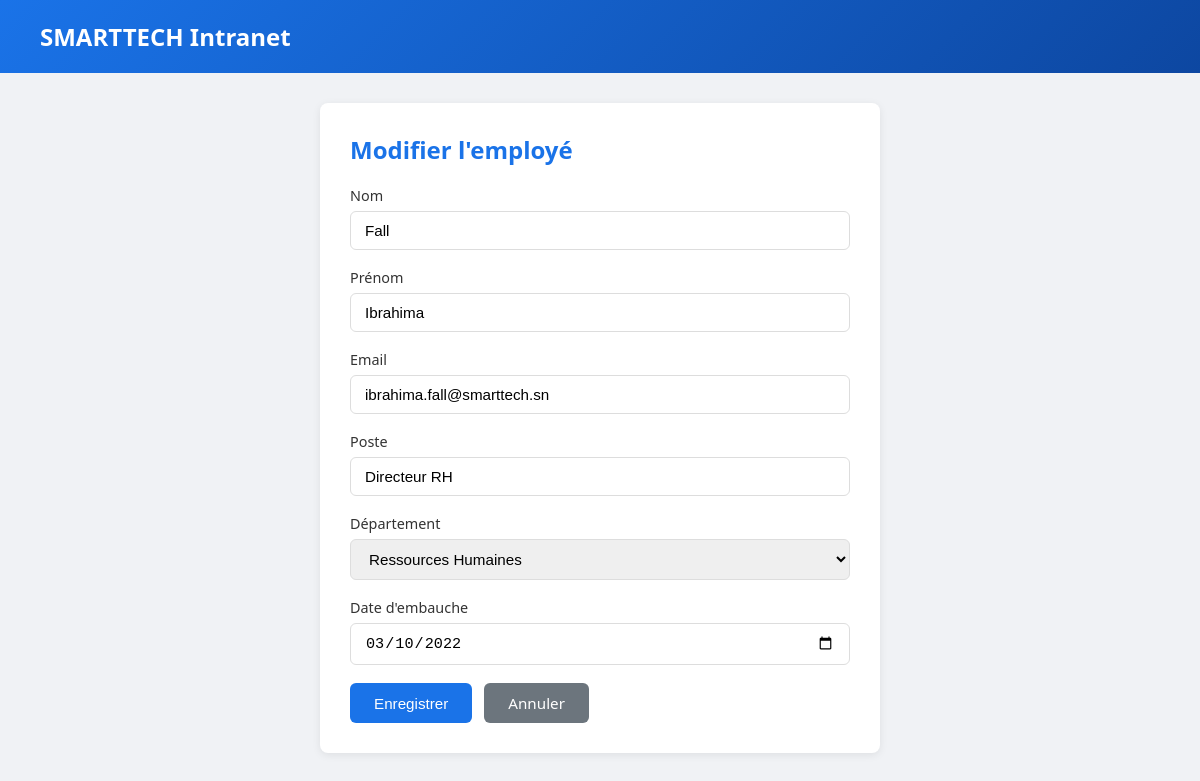
The page /form.php?id=3 on the database its author committed.
### tables this page shows
CREATE TABLE IF NOT EXISTS employes (
    id          INT AUTO_INCREMENT PRIMARY KEY,
    nom         VARCHAR(100) NOT NULL,
    prenom      VARCHAR(100) NOT NULL,
    email       VARCHAR(150) NOT NULL UNIQUE,
    poste       VARCHAR(100) NOT NULL,
    departement ENUM('Informatique','Ressources Humaines','Finance','Marketing','Direction') NOT NULL,
    date_embauche DATE NOT NULL,
    created_at  TIMESTAMP DEFAULT CURRENT_TIMESTAMP,
    updated_at  TIMESTAMP DEFAULT CURRENT_TIMESTAMP ON UPDATE CURRENT_TIMESTAMP
);

### includes/employes.php (called while the page is built, shortened)
<?php
function getEmployeById(int $id): ?array {
    $db = getDB();
    $stmt = $db->prepare("SELECT * FROM employes WHERE id = ?");
    $stmt->execute([$id]);
    $result = $stmt->fetch();
    return $result ?: null;
}

### public/form.php (the view, shortened to what this page needs)
<?php
require_once __DIR__ . '/../includes/employes.php';
$id = isset($_GET['id']) ? (int)$_GET['id'] : 0;
$employe = $id > 0 ? getEmployeById($id) : null;
$isEdit = $employe !== null;
$errors = [];
if ($_SERVER['REQUEST_METHOD'] === 'POST') {
    $data = [
        'nom'           => trim($_POST['nom'] ?? ''),
        'prenom'        => trim($_POST['prenom'] ?? ''),
        'email'         => trim($_POST['email'] ?? ''),
        'poste'         => trim($_POST['poste'] ?? ''),
        'departement'   => $_POST['departement'] ?? '',
        'date_embauche' => $_POST['date_embauche'] ?? '',
    ];
    if (empty($data['nom']))           $errors[] = "Le nom est requis.";
    if (empty($data['prenom']))        $errors[] = "Le prénom est requis.";
    if (!filter_var($data['email'], FILTER_VALIDATE_EMAIL)) $errors[] = "Email invalide.";
    if (empty($data['poste']))         $errors[] = "Le poste est requis.";
    if (empty($data['departement']))   $errors[] = "Le département est requis.";
    if (empty($data['date_embauche'])) $errors[] = "La date d'embauche est requise.";
    if (empty($errors)) {
        try {
            if ($isEdit) {
                updateEmploye($id, $data);
                header("Location: index.php?msg=updated");
            } else {
                createEmploye($data);
                header("Location: index.php?msg=created");
            }
            exit;
        } catch (Exception $e) {
            $errors[] = "Erreur : " . $e->getMessage();
        }
    }
} else {
    $data = $employe ?? [
        'nom' => '', 'prenom' => '', 'email' => '',
        'poste' => '', 'departement' => '', 'date_embauche' => ''
    ];
}
$departements = ['Informatique', 'Ressources Humaines', 'Finance', 'Marketing', 'Direction'];
?>
<!DOCTYPE html>
<html lang="fr">
<head>
</head>
<body>
    <div class="header">
        <h1>SMARTTECH Intranet</h1>
    </div>
    <div class="container">
        <div class="card">
            <h2><?= $isEdit ? 'Modifier l\'employé' : 'Nouvel employé' ?></h2>
            <form method="POST">
                <div class="form-group">
                    <label for="nom">Nom</label>
                    <input type="text" name="nom" id="nom" value="<?= htmlspecialchars($data['nom']) ?>" required>
                </div>
                <div class="form-group">
                    <label for="prenom">Prénom</label>
                    <input type="text" name="prenom" id="prenom" value="<?= htmlspecialchars($data['prenom']) ?>" required>
                </div>
                <div class="form-group">
                    <label for="email">Email</label>
                    <input type="email" name="email" id="email" value="<?= htmlspecialchars($data['email']) ?>" required>
                </div>
                <div class="form-group">
                    <label for="poste">Poste</label>
                    <input type="text" name="poste" id="poste" value="<?= htmlspecialchars($data['poste']) ?>" required>
                </div>
                <div class="form-group">
                    <label for="departement">Département</label>
                    <select name="departement" id="departement" required>
                        <?php foreach ($departements as $dep): ?>
                        <option value="<?= $dep ?>" <?= ($data['departement'] === $dep) ? 'selected' : '' ?>><?= $dep ?></option>
                        <?php endforeach; ?>
                    </select>
                </div>
                <div class="form-group">
                    <label for="date_embauche">Date d'embauche</label>
                    <input type="date" name="date_embauche" id="date_embauche" value="<?= htmlspecialchars($data['date_embauche']) ?>" required>
                </div>
                <div class="btn-group">
                    <button type="submit" class="btn btn-primary"><?= $isEdit ? 'Enregistrer' : 'Ajouter' ?></button>
                    <a href="index.php" class="btn btn-secondary">Annuler</a>
                </div>
            </form>
        </div>
    </div>
</body>
</html>

### public/form.php (style rules this page uses)
* { margin: 0; padding: 0; box-sizing: border-box; }
body { font-family: 'Segoe UI', sans-serif; background: #f0f2f5; color: #333; }
.header { background: linear-gradient(135deg, #1a73e8, #0d47a1); color: #fff; padding: 20px 40px; }
.header h1 { font-size: 1.5rem; }
.container { max-width: 600px; margin: 30px auto; padding: 0 20px; }
.card { background: #fff; border-radius: 8px; padding: 30px; box-shadow: 0 2px 8px rgba(0,0,0,.08); }
.card h2 { margin-bottom: 20px; color: #1a73e8; }
.form-group { margin-bottom: 18px; }
.form-group label { display: block; margin-bottom: 6px; font-weight: 500; font-size: 0.9rem; }
.form-group input, .form-group select { width: 100%; padding: 10px 14px; border: 1px solid #ddd; border-radius: 6px; font-size: 0.95rem; transition: border-color 0.2s; }
.btn { display: inline-block; padding: 10px 24px; border-radius: 6px; font-size: 0.95rem; border: none; cursor: pointer; font-weight: 500; text-decoration: none; }
.btn-primary { background: #1a73e8; color: #fff; }
.btn-secondary { background: #6c757d; color: #fff; }
.btn-group { display: flex; gap: 12px; margin-top: 10px; }

### rows shown on the page
employes: nom "Fall", prenom "Ibrahima", email "ibrahima.fall@smarttech.sn", poste "Directeur RH", departement "Ressources Humaines", date_embauche "03/10/2022"
